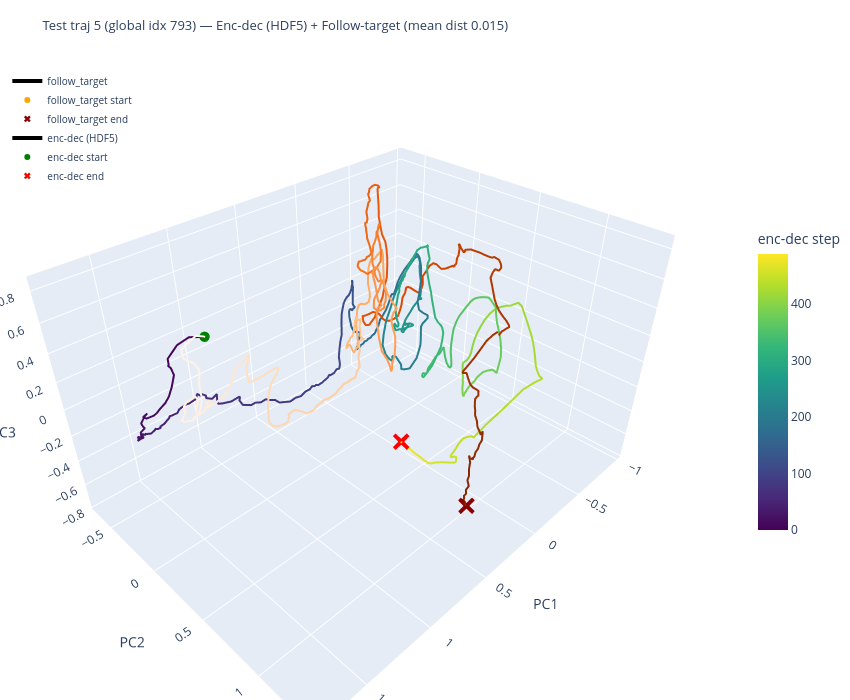

Notebook source saved alongside this figure:
### Code cell
# Interactive 3D PCA plot with plotly
fig = go.Figure()

# --- Follow-target trajectory (orange, colored by time) ---
fig.add_trace(
    go.Scatter3d(
        x=projected_ft[:, 0],
        y=projected_ft[:, 1],
        z=projected_ft[:, 2],
        mode="lines",
        line=dict(color=np.arange(T_ft), colorscale="Oranges", width=4),
        name="follow_target",
        hovertemplate="t=%{customdata}<br>PC1=%{x:.2f}<br>PC2=%{y:.2f}<br>PC3=%{z:.2f}",
        customdata=np.arange(T_ft),
    )
)
fig.add_trace(
    go.Scatter3d(
        x=[projected_ft[0, 0]],
        y=[projected_ft[0, 1]],
        z=[projected_ft[0, 2]],
        mode="markers",
        marker=dict(size=6, color="orange", symbol="circle"),
        name="follow_target start",
        showlegend=True,
    )
)
fig.add_trace(
    go.Scatter3d(
        x=[projected_ft[-1, 0]],
        y=[projected_ft[-1, 1]],
        z=[projected_ft[-1, 2]],
        mode="markers",
        marker=dict(size=6, color="darkred", symbol="x"),
        name="follow_target end",
        showlegend=True,
    )
)

# --- Encoder-decoder trajectory (viridis, colored by time) ---
fig.add_trace(
    go.Scatter3d(
        x=projected_enc_dec[:, 0],
        y=projected_enc_dec[:, 1],
        z=projected_enc_dec[:, 2],
        mode="lines",
        line=dict(
            color=np.arange(T_enc_dec),
            colorscale="Viridis",
            width=4,
            colorbar=dict(title="enc-dec step", x=1.02, len=0.5),
        ),
        name="enc-dec (HDF5)",
        hovertemplate="t=%{customdata}<br>PC1=%{x:.2f}<br>PC2=%{y:.2f}<br>PC3=%{z:.2f}",
        customdata=np.arange(T_enc_dec),
    )
)
fig.add_trace(
    go.Scatter3d(
        x=[projected_enc_dec[0, 0]],
        y=[projected_enc_dec[0, 1]],
        z=[projected_enc_dec[0, 2]],
        mode="markers",
        marker=dict(size=6, color="green", symbol="circle"),
        name="enc-dec start",
        showlegend=True,
    )
)
fig.add_trace(
    go.Scatter3d(
        x=[projected_enc_dec[-1, 0]],
        y=[projected_enc_dec[-1, 1]],
        z=[projected_enc_dec[-1, 2]],
        mode="markers",
        marker=dict(size=6, color="red", symbol="x"),
        name="enc-dec end",
        showlegend=True,
    )
)

fig.update_layout(
    title=dict(
        text=(
            f"Test traj {TEST_TRAJ_IDX} (global idx {selected_traj_idx})"
            f" \u2014 Enc-dec (HDF5) + Follow-target (mean dist {distances.mean():.3f})"
        ),
        font=dict(size=13),
    ),
    scene=dict(
        xaxis_title="PC1",
        yaxis_title="PC2",
        zaxis_title="PC3",
    ),
    width=850,
    height=700,
    legend=dict(x=0.01, y=0.99, font=dict(size=10)),
    margin=dict(l=0, r=0, t=60, b=0),
)
fig.show()

### Figure 1 — Plotly figure (JSON) as saved in the notebook; plotly's stock layout.template omitted (floating-point values rounded to 4 significant figures; data arrays with more than 128 entries replaced by an {"elided": "..."} marker saying what was removed)
{"data": [{"customdata": {"elided": "490 int values"}, "hovertemplate": "t=%{customdata}<br>PC1=%{x:.2f}<br>PC2=%{y:.2f}<br>PC3=%{z:.2f}", "line": {"color": {"elided": "490 int values"}, "colorscale": [[0, "rgb(255,245,235)"], [0.125, "rgb(254,230,206)"], [0.25, "rgb(253,208,162)"], [0.375, "rgb(253,174,107)"], [0.5, "rgb(253,141,60)"], [0.625, "rgb(241,105,19)"], [0.75, "rgb(217,72,1)"], [0.875, "rgb(166,54,3)"], [1, "rgb(127,39,4)"]], "width": 4}, "mode": "lines", "name": "follow_target", "type": "scatter3d", "x": {"elided": "490 float values"}, "y": {"elided": "490 float values"}, "z": {"elided": "490 float values"}}, {"marker": {"color": "orange", "size": 6, "symbol": "circle"}, "mode": "markers", "name": "follow_target start", "showlegend": true, "type": "scatter3d", "x": [1.005], "y": [-0.4812], "z": [0.2483]}, {"marker": {"color": "darkred", "size": 6, "symbol": "x"}, "mode": "markers", "name": "follow_target end", "showlegend": true, "type": "scatter3d", "x": [0.6807], "y": [1.37], "z": [-0.1403]}, {"customdata": {"elided": "490 int values"}, "hovertemplate": "t=%{customdata}<br>PC1=%{x:.2f}<br>PC2=%{y:.2f}<br>PC3=%{z:.2f}", "line": {"color": {"elided": "490 int values"}, "colorbar": {"len": 0.5, "title": {"text": "enc-dec step"}, "x": 1.02}, "colorscale": [[0, "#440154"], [0.1111, "#482878"], [0.2222, "#3e4989"], [0.3333, "#31688e"], [0.4444, "#26828e"], [0.5556, "#1f9e89"], [0.6667, "#35b779"], [0.7778, "#6ece58"], [0.8889, "#b5de2b"], [1, "#fde725"]], "width": 4}, "mode": "lines", "name": "enc-dec (HDF5)", "type": "scatter3d", "x": {"elided": "490 float values"}, "y": {"elided": "490 float values"}, "z": {"elided": "490 float values"}}, {"marker": {"color": "green", "size": 6, "symbol": "circle"}, "mode": "markers", "name": "enc-dec start", "showlegend": true, "type": "scatter3d", "x": [1.005], "y": [-0.4812], "z": [0.2483]}, {"marker": {"color": "red", "size": 6, "symbol": "x"}, "mode": "markers", "name": "enc-dec end", "showlegend": true, "type": "scatter3d", "x": [0.8527], "y": [1.042], "z": [0.2129]}], "layout": {"height": 700, "legend": {"font": {"size": 10}, "x": 0.01, "y": 0.99}, "margin": {"b": 0, "l": 0, "r": 0, "t": 60}, "scene": {"xaxis": {"title": {"text": "PC1"}}, "yaxis": {"title": {"text": "PC2"}}, "zaxis": {"title": {"text": "PC3"}}}, "title": {"font": {"size": 13}, "text": "Test traj 5 (global idx 793) — Enc-dec (HDF5) + Follow-target (mean dist 0.015)"}, "width": 850}}
